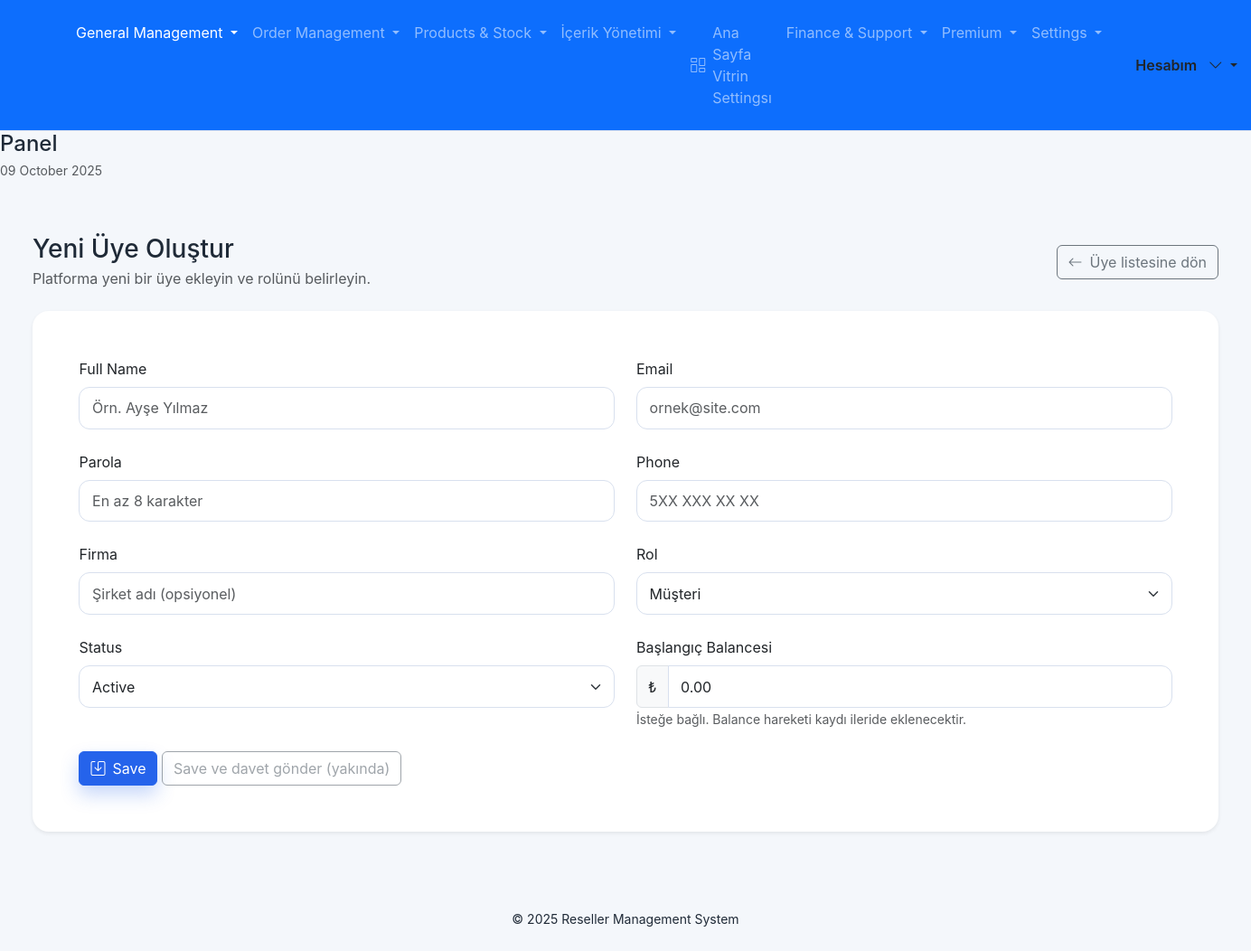
/admin/users/create.php (signed in), run on the app's committed database.
### tables this page shows
CREATE TABLE IF NOT EXISTS users (
    id INT AUTO_INCREMENT PRIMARY KEY,
    name VARCHAR(150) NOT NULL,
    email VARCHAR(150) NOT NULL UNIQUE,
    password_hash VARCHAR(255) NOT NULL,
    api_key VARCHAR(128) NULL,
    locale VARCHAR(5) NULL,
    role ENUM('super_admin','admin','finance','support','content','reseller') NOT NULL DEFAULT 'reseller',
    balance DECIMAL(12,2) NOT NULL DEFAULT 0,
    status ENUM('active','inactive') NOT NULL DEFAULT 'active',
    telegram_bot_token VARCHAR(255) NULL,
    telegram_chat_id VARCHAR(191) NULL,
    notify_order_completed TINYINT(1) NOT NULL DEFAULT 1,
    notify_balance_approved TINYINT(1) NOT NULL DEFAULT 1,
    notify_support_replied TINYINT(1) NOT NULL DEFAULT 1,
    low_balance_since DATETIME NULL DEFAULT NULL,
    created_at DATETIME NOT NULL DEFAULT CURRENT_TIMESTAMP,
    updated_at DATETIME NULL DEFAULT NULL ON UPDATE CURRENT_TIMESTAMP,
    UNIQUE KEY uniq_users_api_key (api_key)
);

### app/Helpers.php (called while the page is built, shortened)
<?php
class Helpers
{
    public static function getFlash($key, $default = null)
    {
        if (!isset($_SESSION['flash']) || !is_array($_SESSION['flash'])) {
            return $default;
        }
        $value = $_SESSION['flash'][$key];
        return $value;
    }
    public static function sanitize($value)
    {
        if (is_string($value)) {
            $value = Lang::line($value);
        } elseif (is_bool($value) || is_numeric($value)) {
            $value = (string) $value;
        } elseif (is_object($value) && method_exists($value, '__toString')) {
            $value = (string) $value;
        } elseif (!is_string($value)) {
            $value = '';
        }
        return htmlspecialchars($value, ENT_QUOTES, 'UTF-8');
    }
}

### app/Lang.php (called while the page is built, shortened)
<?php
class Lang
{
    private static $locale;
    private static $availableLocales = null;
    private static $defaultLocale = null;
    public static function boot()
    {
        if (self::$locale) {
            return;
        }
        $default = self::defaultLocale();
        $sessionLocale = isset($_SESSION['locale']) ? strtolower((string)$_SESSION['locale']) : '';
        $locale = $sessionLocale !== '' ? $sessionLocale : $default;
        self::$locale = $locale;
    }
    public static function locale()
    {
        return self::$locale ? self::$locale : self::defaultLocale();
    }
    public static function line($text, $key = null)
    {
        $locale = self::locale();
        if ($locale === self::defaultLocale()) {
            return $text;
        }
        return $text;
    }
    public static function availableLocales()
    {
        if (self::$availableLocales !== null) {
            return self::$availableLocales;
        }
        $locales = array();
        $fromDatabase = self::fetchLocalesFromDatabase();
        if ($fromDatabase) {
            $locales = $fromDatabase;
        } else {
            foreach (self::scanLocaleFiles() as $locale) {
                $locales[] = $locale;
            }
        }
        self::$availableLocales = $locales;
        return self::$availableLocales;
    }
    public static function defaultLocale()
    {
        if (self::$defaultLocale !== null) {
            return self::$defaultLocale;
        }
        $preferred = null;
        if ($preferred === null && defined('DEFAULT_LANGUAGE')) {
            $preferred = strtolower((string) DEFAULT_LANGUAGE);
        }
        $available = self::availableLocales();
        if ($preferred !== null && in_array($preferred, $available, true)) {
            self::$defaultLocale = $preferred;
            return self::$defaultLocale;
        }
        $fallback = in_array('en', $available, true) ? 'en' : (isset($available[0]) ? $available[0] : 'en');
        self::$defaultLocale = $fallback;
        return self::$defaultLocale;
    }
    private static function fetchLocalesFromDatabase()
    {
        $locales = array();
        return $locales;
    }
    private static function scanLocaleFiles()
    {
        $path = __DIR__ . '/../lang';
        $locales = array();
        $items = scandir($path);
        foreach ($items as $item) {
            if ($item === '.' || $item === '..') {
                continue;
            }
            if (substr($item, -5) === '.json') {
                $locales[] = strtolower(substr($item, 0, -5));
            } elseif (substr($item, -4) === '.php') {
                $locales[] = strtolower(substr($item, 0, -4));
            }
        }
        return array_values(array_unique($locales));
    }
}

### app/Auth.php (called while the page is built, shortened)
<?php
class Auth
{
    private static $roleLabels = array(
        'super_admin' => 'Süper Yönetici',
        'admin' => 'Yönetici',
        'finance' => 'Finans',
        'support' => 'Destek',
        'content' => 'İçerik',
        'reseller' => 'Bayi',
        'customer' => 'Müşteri',
    );
    public static function roleLabel($role)
    {
        return isset(self::$roleLabels[$role]) ? self::$roleLabels[$role] : ucfirst($role);
    }
}

### bootstrap.php (called while the page is built, shortened)
<?php
foreach (array(
    App\Auth::ADMIN_SESSION_KEY => App\Auth::ADMIN_ID_SESSION_KEY,
    App\Auth::RESELLER_SESSION_KEY => App\Auth::RESELLER_ID_SESSION_KEY,
) as $sessionKey => $idKey) {
    if (empty($_SESSION[$sessionKey]) || !isset($_SESSION[$sessionKey]['id'])) {
        continue;
    }
    try {
        $pdo = App\Database::connection();
        if ($pdo) {
            $stmt = $pdo->prepare('SELECT * FROM users WHERE id = :id LIMIT 1');
            $stmt->execute(array('id' => (int) $_SESSION[$sessionKey]['id']));
        }
    } catch (Exception $refreshException) {
        error_log('[Bootstrap] Oturum kullanıcısı yenilenemedi: ' . $refreshException->getMessage());
    }
}

### admin/users/create.php (the view, shortened to what this page needs)
<?php
require __DIR__ . '/../../bootstrap.php';
$formData = Helpers::getFlash('users.form_data', array());
$roleOptions = array(
    'customer' => Auth::roleLabel('customer'),
    'reseller' => Auth::roleLabel('reseller'),
    'admin' => Auth::roleLabel('admin'),
);
$statusOptions = array(
    'active' => 'Aktif',
    'inactive' => 'Pasif',
);
$defaultData = array(
    'name' => '',
    'email' => '',
    'phone' => '',
    'company' => '',
    'role' => 'customer',
    'status' => 'active',
    'balance' => '0.00',
);
$formValues = array_merge($defaultData, $formData);
include __DIR__ . '/../../templates/header.php';
?>
<div class="d-flex flex-wrap justify-content-between align-items-start align-items-lg-center gap-3 mb-4">
    <div>
        <h1 class="h3 mb-1">Yeni Üye Oluştur</h1>
        <p class="text-muted mb-0">Platforma yeni bir üye ekleyin ve rolünü belirleyin.</p>
    </div>
    <a href="/admin/users/index.php" class="btn btn-outline-secondary">
        <i class="bi bi-arrow-left me-2"></i>Üye listesine dön
    </a>
</div>
<div class="card border-0 shadow-sm">
    <div class="card-body p-4">
        <form method="post" action="/admin/users/create.php" class="row g-4">
            <div class="col-12 col-md-6">
                <label for="user-name" class="form-label">Ad Soyad</label>
                <input type="text" class="form-control" id="user-name" name="name" value="<?= Helpers::sanitize($formValues['name']) ?>" placeholder="Örn. Ayşe Yılmaz" required>
            </div>
            <div class="col-12 col-md-6">
                <label for="user-email" class="form-label">E-posta</label>
                <input type="email" class="form-control" id="user-email" name="email" value="<?= Helpers::sanitize($formValues['email']) ?>" placeholder="ornek@site.com" required>
            </div>
            <div class="col-12 col-md-6">
                <label for="user-password" class="form-label">Parola</label>
                <input type="password" class="form-control" id="user-password" name="password" placeholder="En az 8 karakter" required>
            </div>
            <div class="col-12 col-md-6">
                <label for="user-phone" class="form-label">Telefon</label>
                <input type="tel" class="form-control" id="user-phone" name="phone" value="<?= Helpers::sanitize($formValues['phone']) ?>" placeholder="5XX XXX XX XX">
            </div>
            <div class="col-12 col-md-6">
                <label for="user-company" class="form-label">Firma</label>
                <input type="text" class="form-control" id="user-company" name="company" value="<?= Helpers::sanitize($formValues['company']) ?>" placeholder="Şirket adı (opsiyonel)">
            </div>
            <div class="col-12 col-md-6">
                <label for="user-role" class="form-label">Rol</label>
                <select id="user-role" name="role" class="form-select" required>
                    <?php foreach ($roleOptions as $value => $label): ?>
                        <option value="<?= Helpers::sanitize($value) ?>"<?= $formValues['role'] === $value ? ' selected' : '' ?>><?= Helpers::sanitize($label) ?></option>
                    <?php endforeach; ?>
                </select>
            </div>
            <div class="col-12 col-md-6">
                <label for="user-status" class="form-label">Durum</label>
                <select id="user-status" name="status" class="form-select" required>
                    <?php foreach ($statusOptions as $value => $label): ?>
                        <option value="<?= Helpers::sanitize($value) ?>"<?= $formValues['status'] === $value ? ' selected' : '' ?>><?= Helpers::sanitize($label) ?></option>
                    <?php endforeach; ?>
                </select>
            </div>
            <div class="col-12 col-md-6">
                <label for="user-balance" class="form-label">Başlangıç Bakiyesi</label>
                <div class="input-group">
                    <span class="input-group-text">₺</span>
                    <input type="number" step="0.01" min="0" class="form-control" id="user-balance" name="balance" value="<?= Helpers::sanitize($formValues['balance']) ?>">
                </div>
                <small class="text-muted">İsteğe bağlı. Bakiye hareketi kaydı ileride eklenecektir.</small>
            </div>
            <div class="col-12">
                <button type="submit" class="btn btn-primary">
                    <i class="bi bi-save me-2"></i>Kaydet
                </button>
                <button type="button" class="btn btn-outline-secondary" disabled>Kaydet ve davet gönder (yakında)</button>
            </div>
        </form>
    </div>
</div>
<?php include __DIR__ . '/../../templates/footer.php'; ?>

### assets/admin/css/admin.css (style rules this page uses)
:root { --admin-bg: #f4f7fb; --admin-surface: #ffffff; --admin-surface-alt: #f0f3f9; --admin-border: #d8e0ee; --admin-text: #1f2a37; --admin-muted: #5b6b80; --admin-accent: #2563eb; --admin-accent-soft: #e3ecff; --admin-radius: 18px; --admin-radius-sm: 12px; --admin-shadow: 0 18px 40px rgba(15, 23, 42, 0.12); --admin-sidebar-width: clamp(240px, 16vw, 280px); }
* { box-sizing: border-box; }
body { margin: 0; min-height: 100vh; font-family: 'Inter', 'Segoe UI', sans-serif; background: var(--admin-bg); color: var(--admin-text); }
a { color: var(--admin-accent); text-decoration: none; }
.card { background: #ffffff; border-radius: var(--admin-radius); border: 1px solid var(--admin-border); box-shadow: var(--admin-shadow); padding: clamp(1.25rem, 1vw + 0.85rem, 2rem); }
.btn-primary { background: var(--admin-accent); border-color: var(--admin-accent); box-shadow: 0 10px 20px rgba(37, 99, 235, 0.25); }
.form-control, .form-select { border-radius: var(--admin-radius-sm); border: 1px solid var(--admin-border); padding: 0.65rem 0.85rem; min-height: 2.75rem; }

### data on the page
users: role "super_admin" (drawn), status "Active", balance "0.00"

### other printed values
Helpers::sanitize($section['heading']) "General Management"
Helpers::sanitize($section['heading']) "Order Management"
Helpers::sanitize($section['heading']) "Products & Stock"
Helpers::sanitize($section['heading']) "İçerik Yönetimi"
Helpers::sanitize($navItem['label']) "Ana Sayfa Vitrin Settingsı"
Helpers::sanitize($section['heading']) "Finance & Support"
Helpers::sanitize($section['heading']) "Premium"
Helpers::sanitize($section['heading']) "Settings"
Helpers::sanitize($pageHeadline) "Panel"
Helpers::sanitize(Helpers::siteName()) "Reseller Management System"
form field role "Müşteri"
